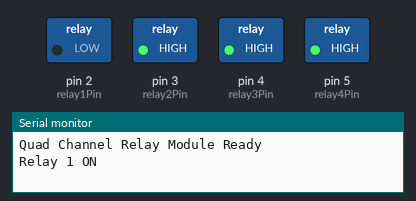
Simulated run of this sketch. Board: Arduino Uno, built with avr-gcc and run on an emulated ATmega328P. On the bench: switched loads named in the sketch (green lamp = pin HIGH), the last lines printed to the serial monitor.

Above: at 1.0 s.
At 4.0 s:
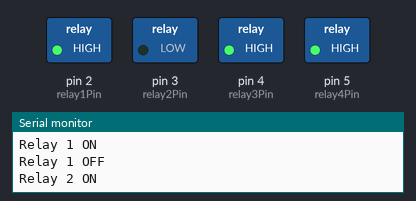
At 7.0 s:
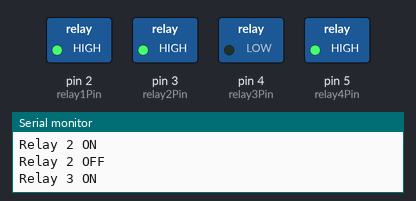
At 10.0 s:
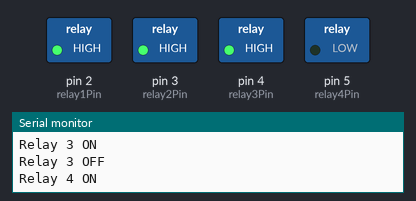
At 13.0 s:
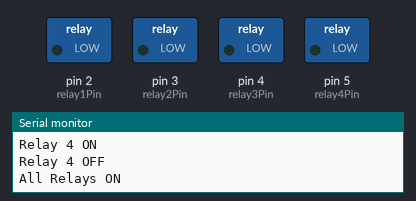
At 15.5 s:
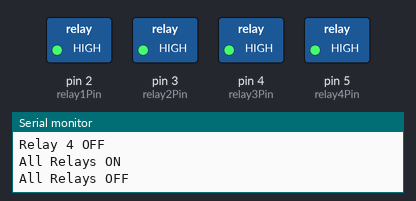
Timing chart, 0 to 19.6 s (numbered marks = the images above):
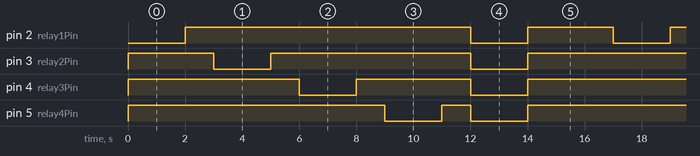

Measured:
- by itself, pin 2 (relay1Pin): LOW → HIGH at 2.0 s, → LOW 10.0 s later, → HIGH 2.0 s later, → LOW 3.0 s later, … (9 changes in this stretch)
- by itself, pin 3 (relay2Pin): repeats every 17.0 s: HIGH 7.0 s, LOW 2.0 s, HIGH 6.0 s, LOW 2.0 s
- by itself, pin 4 (relay3Pin): HIGH → LOW at 6.0 s, → HIGH 2.0 s later, → LOW 4.0 s later, → HIGH 2.0 s later, … (8 changes in this stretch)
- by itself, pin 5 (relay4Pin): HIGH → LOW at 9.0 s, → HIGH 2.0 s later, → LOW 1.0 s later, → HIGH 2.0 s later, … (8 changes in this stretch)

The sketch:

5v_quad_channel_relay.ino
```cpp
// 5V Dual Channel Relay Module with Arduino
// Define relay control pins
const int relay1Pin = 2;  // IN1 connected to digital pin 7
const int relay2Pin = 3;  // IN2 connected to digital pin 8
const int relay3Pin = 4;  // IN3 connected to digital pin 9
const int relay4Pin = 5;  // IN4 connected to digital pin 10

void setup() {
  // Initialize serial communication
  Serial.begin(9600);

  // Set relay pins as outputs
  pinMode(relay1Pin, OUTPUT);
  pinMode(relay2Pin, OUTPUT);
  pinMode(relay3Pin, OUTPUT);
  pinMode(relay4Pin, OUTPUT);

  // Initialize relays as OFF (HIGH = OFF for most relay modules)
  digitalWrite(relay1Pin, HIGH);
  digitalWrite(relay2Pin, HIGH);
  digitalWrite(relay3Pin, HIGH);
  digitalWrite(relay4Pin, HIGH);
  Serial.println("Quad Channel Relay Module Ready");
}

void loop() {
  // Turn on Relay 1
  Serial.println("Relay 1 ON");
  digitalWrite(relay1Pin, LOW);  // LOW = ON for most relay modules
  delay(2000);

  // Turn off Relay 1
  Serial.println("Relay 1 OFF");
  digitalWrite(relay1Pin, HIGH); // HIGH = OFF for most relay modules
  delay(1000);

  // Turn on Relay 2
  Serial.println("Relay 2 ON");
  digitalWrite(relay2Pin, LOW);
  delay(2000);

  // Turn off Relay 2
  Serial.println("Relay 2 OFF");
  digitalWrite(relay2Pin, HIGH);
  delay(1000);

  // Turn on Relay 3
  Serial.println("Relay 3 ON");
  digitalWrite(relay3Pin, LOW);
  delay(2000);

  // Turn off Relay 3
  Serial.println("Relay 3 OFF");
  digitalWrite(relay3Pin, HIGH);
  delay(1000);

  // Turn on Relay 4
  Serial.println("Relay 4 ON");
  digitalWrite(relay4Pin, LOW);
  delay(2000);

  // Turn off Relay 4
  Serial.println("Relay 4 OFF");
  digitalWrite(relay4Pin, HIGH);
  delay(1000);

  // Turn on all relays
  Serial.println("All Relays ON");
  digitalWrite(relay1Pin, LOW);
  digitalWrite(relay2Pin, LOW);
  digitalWrite(relay3Pin, LOW);
  digitalWrite(relay4Pin, LOW);
  delay(2000);

  // Turn off all relays
  Serial.println("All Relays OFF");
  digitalWrite(relay1Pin, HIGH);
  digitalWrite(relay2Pin, HIGH);
  digitalWrite(relay3Pin, HIGH);
  digitalWrite(relay4Pin, HIGH);
  delay(2000);

  // Add a delay before the next loop iteration
  delay(1000);
}
```
